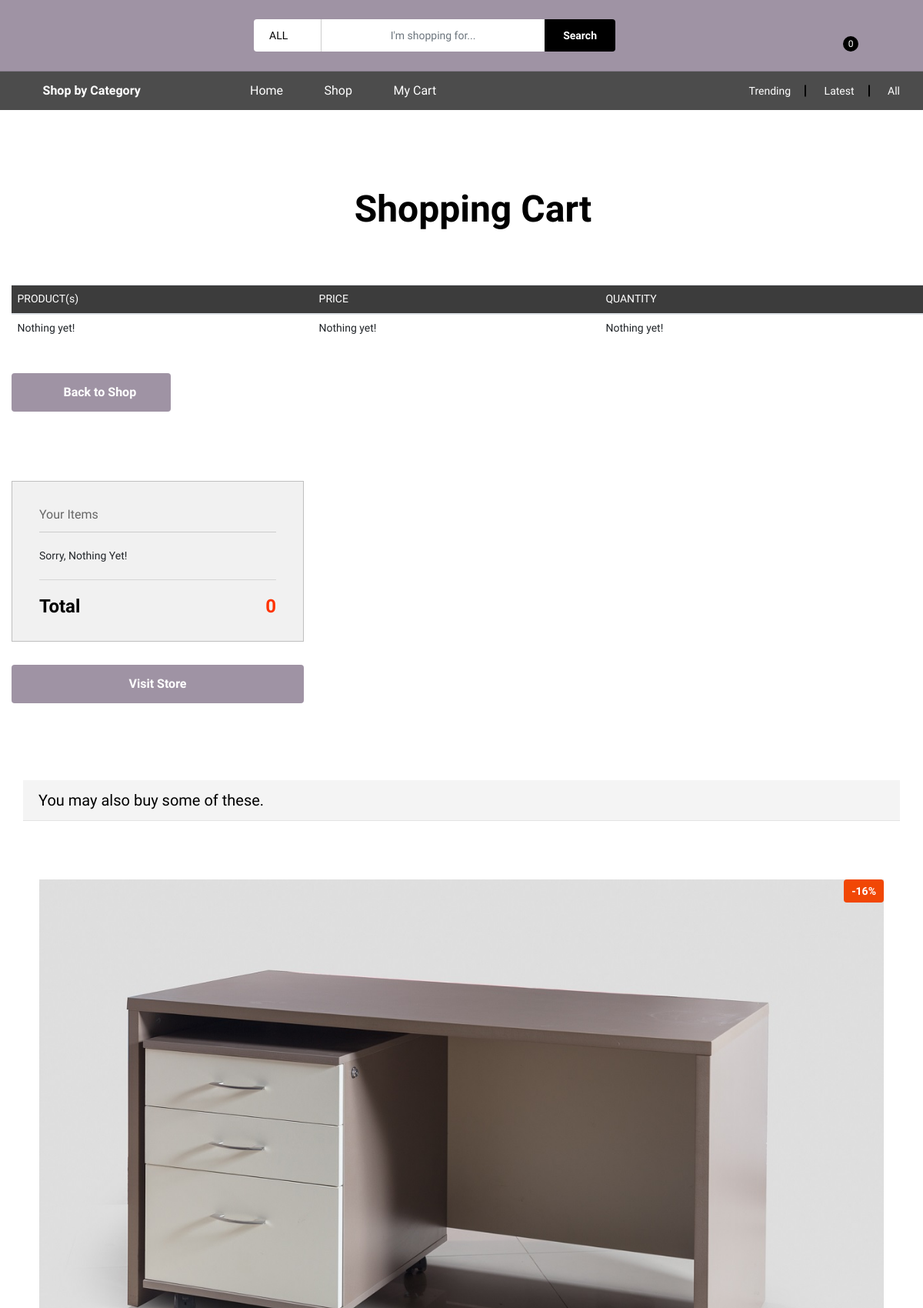
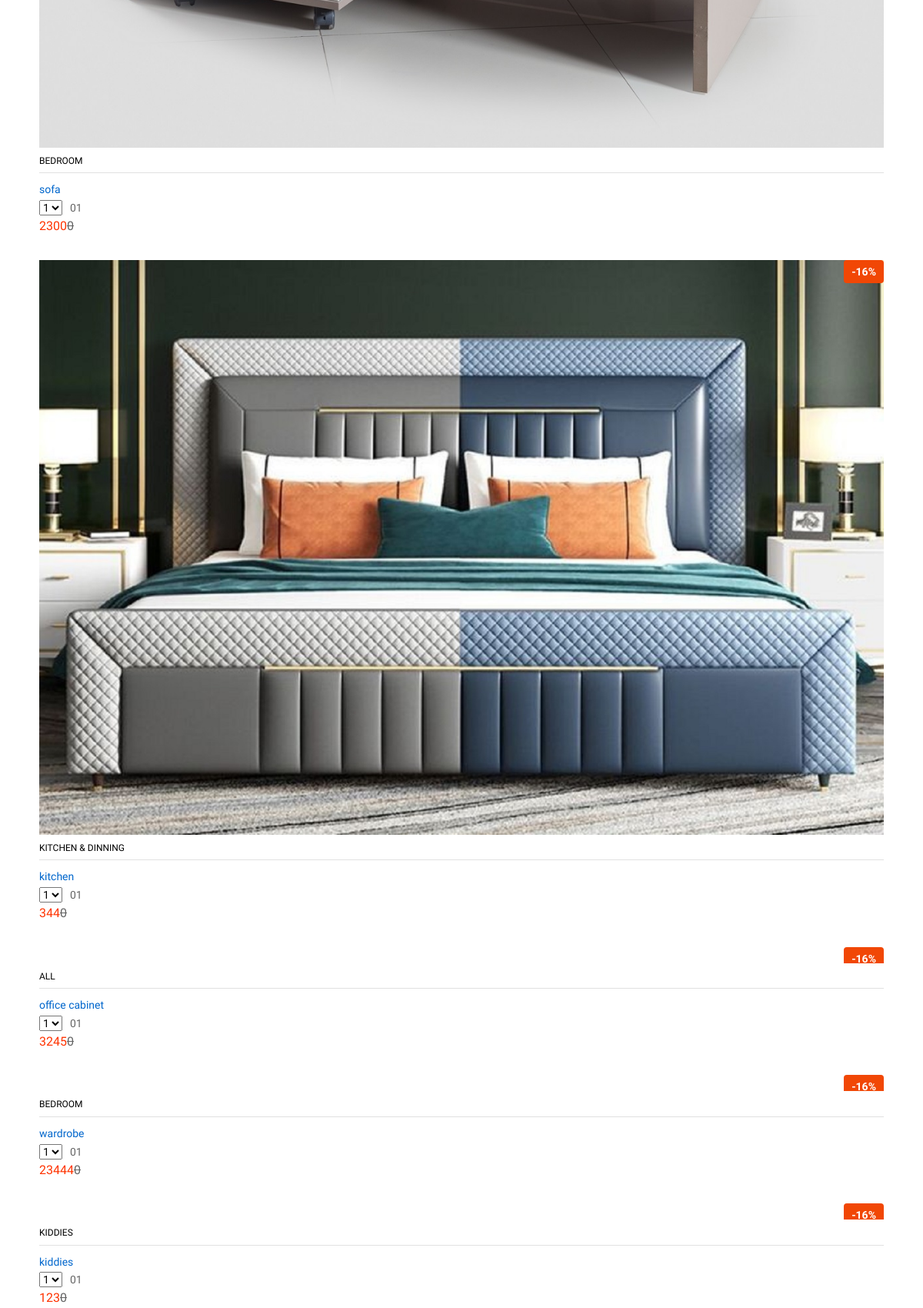
The page /cart/1/ (signed in, upper part) on the database its author committed (2 pictures, top to bottom).
### product/models.py (models this page shows, shortened)
class Product(models.Model):
	name = models.CharField(max_length=150)
	image_1 = models.ImageField(upload_to='product/images/')
	image_2 = models.ImageField(upload_to='product/images/')
	image_3 = models.ImageField(upload_to='product/images/')
	image_4 = models.ImageField(upload_to='product/images/')
	description = models.TextField(default="none")
	specification = models.TextField(default="none")
	review = models.ManyToManyField(Review, through="ProductReviewConnector", through_fields=("product", "review"),)
	category = models.CharField(max_length=150)
	quantity = models.IntegerField(blank=True, null=True)
	threshold = models.IntegerField(blank=True, null=True, default=1)
	price = models.IntegerField(blank=True, null=True)
	old_price = models.IntegerField(blank=True, null=True, default=0)
	rating = models.IntegerField(blank=True, null=True)
	colors = models.ManyToManyField(Color, through="ProductColorConnector", through_fields=("product", "color"),)
	shipping_charge = models.FloatField(blank=True, null=True)
	dimension = models.CharField(max_length=150)
	delivery_info = models.CharField(max_length=150, default="none")
	slug = models.SlugField(unique=True, default="rayslug")
	pub_date = models.DateTimeField(default=timezone.now)

### cart/views.py (the view)
# urls.py: path("cart/<int:user_id>/", views.CartView, name="cart"),
def CartView(request, user_id):
	cart = get_object_or_404(Cart, user__pk=request.user.id)
	product_quantitys = cart.product_quantitys.all()
	total_price = 0
	total_quantity = 0
	for item in product_quantitys:
		qty = int(str(item.quantity))
		total_price += (item.product.price * qty) + (item.total_shipping_charge * qty)
	section_two = Product.objects.all()[:6]
	context = {"total_price": total_price, "product_quantitys": product_quantitys, "cart": cart, "section_two": section_two}
	return render(request, 'cart/cart.html', context)

### cart/templates/cart/cart.html (shortened to what this page needs)
 {% extends 'main/base.html' %}
{% load static %}
{% block content %}
    <div class="ps-page--simple">
        <div class="ps-section--shopping ps-shopping-cart">
            <div class="container">
                <div class="ps-section__header">
                    <h1>Shopping Cart</h1>
                </div>
                <div class="ps-section__content" style="margin-top: -125px">
                    <div class="table-responsive">
                        <table class="table">
                            <thead style="background-color: #3c3c3c">
                                <br>
                                <tr style="color: #fff">
                                    <th>PRODUCT(s)</th>
                                    <th>PRICE</th>
                                    <th>QUANTITY</th>
                                    <th></th>
                                </tr>
                                <br>
                            </thead>
                            <tbody>
                                <br><br>
                            	{% if product_quantitys %}
                                	{% for item in product_quantitys %}
                                	<tr style="background-color: #f2f2f2;">
                                    <td>
                                        <div class="ps-product--cart">
                                            <div class="ps-product__thumbnail"><a href="{% url 'product_detail' item.product.slug %}"><img src="{{ item.product.image_1.url }}" alt=""></a></div>
                                            <div class="ps-product__content"><a href="{% url 'product_detail' item.product.slug %}">{{ item.product.name }}</a>
                                                <p>Category:<strong> {{ item.product.category }}</strong></p>
                                            </div>
                                        </div>
                                    </td>
                                    <td class="price" style="padding-top: 25px">{{ item.product.price }}</td>
                                    <td style="padding-top: 25px">
                                    	<strong>{{ item.quantity }}</strong>
                                    </td>
                                    <td style="padding-top: 25px"><a href="{% url 'remove_product_cart' item.product.slug %}"><i class="icon-cross"></i></a></td>
									</tr>
                                    {% endfor %}
                                    {% else %}
                                    	<tr>
                                    	<td>Nothing yet!</td>
                                    	<td>Nothing yet!</td>
                                    	<td>Nothing yet!</td>
                                    	<td></td>
                                    	</tr>
                                    {% endif %}
                             </tbody>
                        </table>
                    </div>
                    <div class="ps-section__cart-actions"><a class="ps-btn" href="{% url 'all_products' %}"><i class="icon-arrow-left"></i> Back to Shop</a></div>
                </div>
                <div class="ps-section__footer">
                    <div class="row">
                        <div class="col-xl-4 col-lg-4 col-md-12 col-sm-12 col-12 ">
                            <div class="ps-block--shopping-total">
                                <div class="ps-block__header">
                                    <p>Your Items</p>
                                </div>
                                <div class="ps-block__content">
                                    <ul class="ps-block__product">
                                    	{% if product_quantitys %}
                                    		{% for item in product_quantitys %}
                                        		<li><span class="ps-block__shops">Name: {{ item.product.name }}</span><span class="ps-block__shippings">Quanity: {{ item.quantity }}</span><span class="ps-block__shippings">Price: {{ item.product.price }}</span><span class="ps-block__shippings">Shipping Charge: {{ item.total_shipping_charge }}</span>
                                        		</li>
                                        	{% endfor %}
                                        {% else %}
                                        	<li>Sorry, Nothing Yet!</li>
                                        {% endif %}
                                    </ul>
                                    <h3>Total <span>{{ total_price }}</span></h3>
                                </div>
                            </div>
                            {% if total_price == 0 %}
                            	<a class="ps-btn ps-btn--fullwidth" href="{% url 'shop' %}">Visit Store</a>
                            {% else %}
                            	<a class="ps-btn ps-btn--fullwidth" href="{% url 'checkout' %}">Proceed to checkout</a>
                            {% endif %}
                        </div>
                    </div>
                </div>
            </div>
        </div>
    </div>
    <div class="ps-product-list ps-clothings">
            <div class="ps-container">
            		<div class="ps-section__header">
		                <h3>You may also buy some of these.</h3>
		            </div>
                    <div class="ps-section__content">
                    <div class="ps-carousel--nav owl-slider" data-owl-auto="false" data-owl-loop="false" data-owl-speed="10000" data-owl-gap="0" data-owl-nav="true" data-owl-dots="true" data-owl-item="7" data-owl-item-xs="2" data-owl-item-sm="2" data-owl-item-md="3" data-owl-item-lg="4" data-owl-item-xl="6" data-owl-duration="1000" data-owl-mousedrag="on">
                    	{% if section_two %}
                    		{% for item in section_two %}
				                <div class="ps-product">
				                    <div class="ps-product__thumbnail"><a href="{% url 'product_detail' item.slug %}"><img src="{{ item.image_1.url }}" alt=""></a>
				                        <div class="ps-product__badge">-16%</div>
				                    </div>
				                    <div class="ps-product__container"><a class="ps-product__vendor" href="#">{{ item.category }}</a>
				                        <div class="ps-product__content"><a class="ps-product__title" href="{% url 'product_detail' item.slug %}">{{ item.name }}</a>
				                            <div class="ps-product__rating">
				                                <select class="ps-rating" data-read-only="true">
				                                    <option value="1">1</option>
				                                </select><span>01</span>
				                            </div>
				                            <p class="ps-product__price sale">{{ item.price }}<del>{{ item.old_price }} </del></p>
				                        </div>
				                    </div>
				                </div>
				             {% endfor %}
				          {% else %}
				          		 <div class="ps-product">
				          		 	<p>Sorry, Nothing yet!</p>
				          		 </div>
				         	{% endif %}
                    </div>
                </div>
            </div>
        </div>
  {% endblock %}

### main/templates/main/base.html (style rules this page uses)
span { cursor:pointer; }

### rows shown on the page
Product: image_1 (picture), category "BEDROOM", name "sofa", price "2300", old_price "0"
Product: image_1 (picture), category "KITCHEN & DINNING", name "kitchen", price "344", old_price "0"
Product: category "ALL", name "office cabinet", price "3245", old_price "0"
Product: category "BEDROOM", name "wardrobe", price "23444", old_price "0"
Product: category "KIDDIES", name "kiddies", price "123", old_price "0"

### other values the page prints
{{ product_quantitys.count }} "0"
{{ total_price }} "0"
